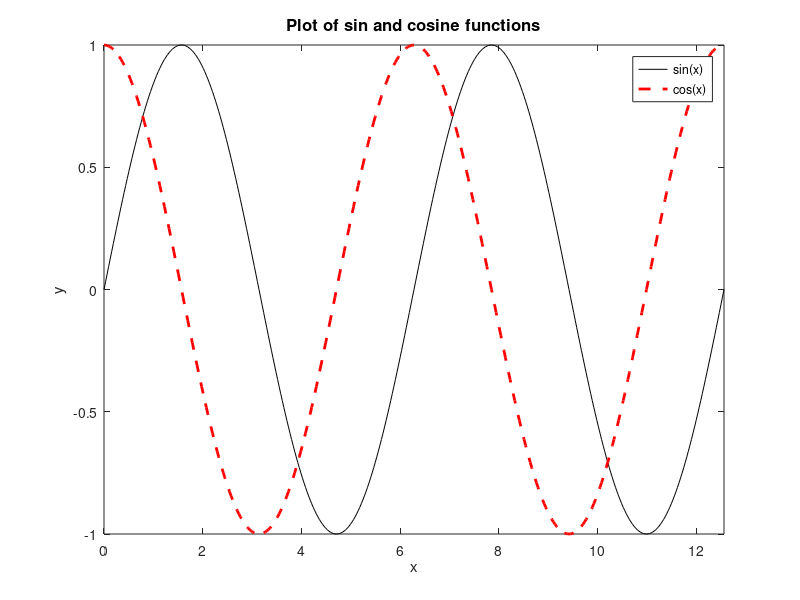

Recreate this plot in MATLAB.
%% Script for Sin and Cosine plots

clear             % Clear workspace
clc               % Clear command log

x = 0:pi/100:4*pi;  % Vector for x coordinates
y = sin(x);         % Vector for sin x
y2 = cos(x);        % Vector for cos x

plot(x,y, "k")                  % "k" corresponds to black line
hold on                         % plot the next curve on the same graph
plot(x,y2,"--r","LineWidth",2)  % "--r" corresponds to dashed red line; width of 2

xlabel("x")          % add axis label
ylabel("y")          % add axis label
axis([0 4*pi, -1 1]) % set coordinate range

title("Plot of sin and cosine functions", "FontSize", 12)
legend("sin(x)","cos(x)")
